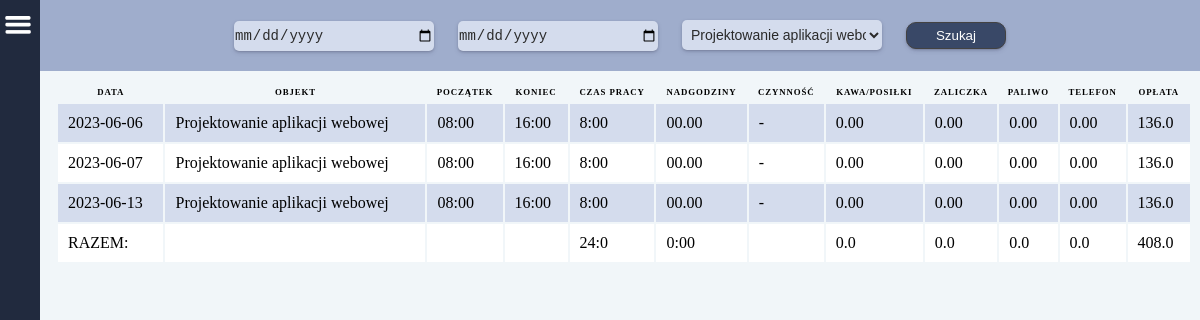
The page /workobject_raport/1/58/ on the database as committed earlier.
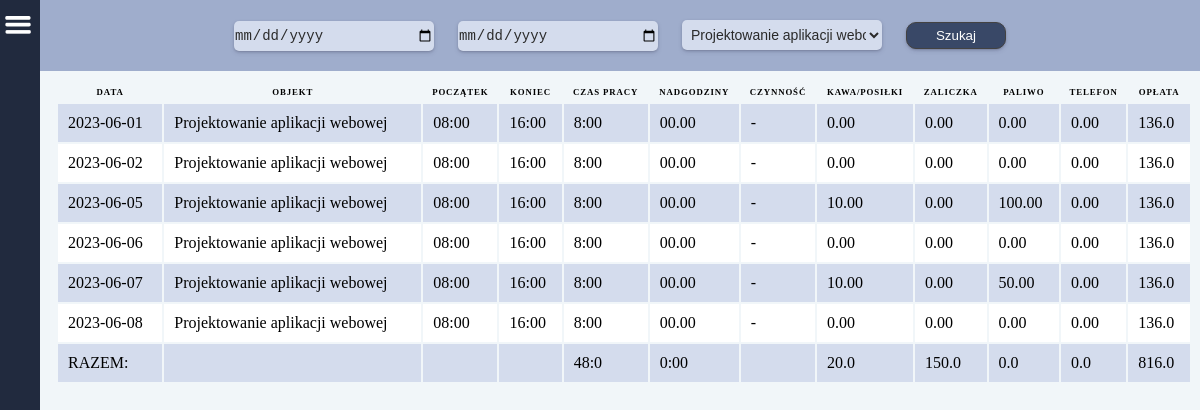
The same page on the database as committed later.
### main/models.py (models this page shows, shortened)
class WorkObject(models.Model):
    name = models.CharField(
        null=True,
        max_length=150,
    )
    coffee_food = models.FloatField(
        null=True,
        default=0.00,
        verbose_name='Kawa/Posiłki',
    )
    user = models.ManyToManyField(
        CustomUser,
    )

class Work(models.Model):
    date = models.CharField(
        null=False,
        default='00-00-00',
        max_length=8,
        verbose_name='Data',
    )
    username = models.CharField(
        null=True,
        max_length=125,
        verbose_name='Imię użytkownika',
    )
    timestart = models.CharField(
        null=False,
        default='00:00',
        max_length=5,
        verbose_name='Początek',
    )
    timefinish = models.CharField(
        null=False,
        default='00:00',
        max_length=5,
        verbose_name='Koniec',
    )
    diff_time = models.CharField(
        null=True,
        default='00:00',
        max_length=5,
        verbose_name='Czas pracy',
    )
    over_time = models.CharField(
        null=True,
        default='00:00',
        max_length=5,
        verbose_name='Nadgodziny',
    )
    sum_time_sec = models.FloatField(
        null=True,
        default=0.00,
        verbose_name='Czas pracy razem',
    )
    sum_over_time_sec = models.CharField(
        null=True,
        default='00:00',
        max_length=5,
        verbose_name='Nadgodziny',
    )
    work_object = models.CharField(
        null=True,
        max_length=100,
        verbose_name='Miejsce pracy',
    )
    work_type = models.CharField(
        null=True,
        max_length=100,
        verbose_name='Czynność',
    )
    coffee_food = models.CharField(
        null=True,
        max_length=100,
        verbose_name='Kawa/Posiłki',
    )
    fuel = models.CharField(
        null=True,
        max_length=100,
        verbose_name='Paliwo',
    )
    prepayment = models.CharField(
        null=True,
        max_length=100,
        verbose_name='Zaliczka',
    )
    phone_costs = models.CharField(
        null=True,
        max_length=100,
        verbose_name='Telefon',
    )
    payment = models.CharField(
        null=True,
        default=0.00,
        max_length=100,
        verbose_name='Kwota',
    )
    payment_hour = models.FloatField(
        default=0,
        verbose_name='Stawka za godzinę',
    )
    user = models.ManyToManyField(
        CustomUser,
    )
    work_objects = models.ManyToManyField(
        'WorkObject'
    )

### main/views.py (the view)
# urls.py: path('workobject_raport/<user_pk>/<object_pk>/', workObjectRaport, name='workobject_raport'),
def workObjectRaport(request, user_pk, object_pk):
    if request.method == 'POST':
        sorted_from = request.POST.get('sorted_from')
        if sorted_from:
            year, month, day = sorted_from.split('-')
            sorted_to = request.POST.get('sorted_to')
            year_, month_, day_ = sorted_to.split('-')
            start = datetime(int(year), int(month), int(day))
            end = datetime(int(year_), int(month_), int(day_))
            work_object = WorkObject.objects.get(
                pk=object_pk,
                )
            work_by_date = Work.objects.filter(
                user__id=user_pk,
                date__range=(start, end),
                work_object=work_object.name,
            ).order_by('date')
            total_coffee_food = Work.objects.filter(date__range=(start, end), user__id=user_pk, work_object=work_object.name,).aggregate(total_coffee_food=Sum('coffee_food'))['total_coffee_food']
            total_fuel = Work.objects.filter(date__range=(start, end), user__id=user_pk, work_object=work_object.name,).aggregate(total_fuel=Sum('fuel'))['total_fuel']
            total_prepayment = Work.objects.filter(date__range=(start, end), user__id=user_pk, work_object=work_object.name,).aggregate(total_prepayment=Sum('prepayment'))['total_prepayment']
            total_phone_costs = Work.objects.filter(date__range=(start, end), user__id=user_pk, work_object=work_object.name,).aggregate(total_phone_costs=Sum('phone_costs'))['total_phone_costs']
            total_payment = Work.objects.filter(date__range=(start, end), user__id=user_pk, work_object=work_object.name,).aggregate(total_payment=Sum('payment'))['total_payment']
            total_sum_time_sec = Work.objects.filter(date__range=(start, end), user__id=user_pk, work_object=work_object.name,).aggregate(total_sum_time_sec=Sum('sum_time_sec'))['total_sum_time_sec']
            total_sum_over_time_sec = Work.objects.filter(date__range=(start, end), user__id=user_pk, work_object=work_object.name,).aggregate(total_sum_over_time_sec=Sum('sum_over_time_sec'))['total_sum_over_time_sec']
            if total_sum_time_sec:
                total_hours = total_sum_time_sec // 3600
                total_sec = total_sum_time_sec % 3600
                total_min = total_sec // 60
                total_work_time = f'{int(total_hours)}:{int(total_min)}'
            else:
                total_work_time = '0:00'
            if total_sum_over_time_sec:
                total_hours = total_sum_over_time_sec // 3600
                total_sec = total_sum_over_time_sec % 3600
                total_min = total_sec // 60
                if total_min < 10 or total_min == 0.0:
                    total_work_over_time = f'{int(total_hours)}:0{int(total_min)}'
                else:
                    total_work_over_time = f'{int(total_hours)}:{int(total_min)}'
            else:
                total_work_over_time = '0:00'
    else:
        work_object = WorkObject.objects.get(
            pk=object_pk,
            )
        work_by_date = Work.objects.filter(
            user__id=user_pk,
            work_object=work_object.name,
        ).order_by('date')
        total_coffee_food = Work.objects.filter(user__id=user_pk, work_object=work_object.name,).aggregate(total_coffee_food=Sum('coffee_food'))['total_coffee_food']
        total_fuel = Work.objects.filter(user__id=user_pk, work_object=work_object.name,).aggregate(total_fuel=Sum('fuel'))['total_fuel']
        total_prepayment = Work.objects.filter(user__id=user_pk, work_object=work_object.name,).aggregate(total_prepayment=Sum('prepayment'))['total_prepayment']
        total_phone_costs = Work.objects.filter(user__id=user_pk, work_object=work_object.name,).aggregate(total_phone_costs=Sum('phone_costs'))['total_phone_costs']
        total_payment = Work.objects.filter(user__id=user_pk, work_object=work_object.name,).aggregate(total_payment=Sum('payment'))['total_payment']
        total_sum_time_sec = Work.objects.filter(user__id=user_pk, work_object=work_object.name,).aggregate(total_sum_time_sec=Sum('sum_time_sec'))['total_sum_time_sec']
        total_sum_over_time_sec = Work.objects.filter(user__id=user_pk, work_object=work_object.name,).aggregate(total_sum_over_time_sec=Sum('sum_over_time_sec'))['total_sum_over_time_sec']
        if total_sum_time_sec:
            total_hours = total_sum_time_sec // 3600
            total_sec = total_sum_time_sec % 3600
            total_min = total_sec // 60
            total_work_time = f'{int(total_hours)}:{int(total_min)}'
        else:
            total_work_time = '0:00'
        if total_sum_over_time_sec:
            total_hours = total_sum_over_time_sec // 3600
            total_sec = total_sum_over_time_sec % 3600
            total_min = total_sec // 60
            if total_min < 10 or total_min == 0.0:
                total_work_over_time = f'{int(total_hours)}:0{int(total_min)}'
            else:
                total_work_over_time = f'{int(total_hours)}:{int(total_min)}'
        else:
            total_work_over_time = '0:00'
        if total_coffee_food is None and \
           total_prepayment is None and \
           total_fuel is None and \
           total_phone_costs is None and \
           total_payment is None:
            total_coffee_food = 0.00
            total_prepayment = 0.00
            total_fuel = 0.00
            total_phone_costs = 0.00
            total_payment = 0.00
    context = {
        'work_by_date': work_by_date,
        'work_object': work_object,
        'total_coffee_food': total_coffee_food,
        'total_fuel': total_fuel,
        'total_prepayment': total_prepayment,
        'total_phone_costs': total_phone_costs,
        'total_payment': total_payment,
        'total_work_time': total_work_time,
        'total_work_over_time': total_work_over_time,
    }
    return render(request, 'workobject_raport.html', context)

### main/templates/workobject_raport.html (shortened to what this page needs)
{% extends 'base.html' %}
{% load static %}
    {% block content %}
    <div class="page-container">
        <div class="filter-container">
            <form method="POST">
                <input class="input_" name="sorted_from" id="datetimepicker" type="date">
                <input class="input_" name="sorted_to" id="datetimepicker" type="date">
                <select class="input_" name="work_object">
                    <option value="{{work_object.name}}">{{work_object.name}}</option>
                </select>
                <button class="btn"><p class="btn-title">Szukaj</p></button>
            </form>
        </div>
        <div class="container">
            <table>
                <thead>
                    <tr>
                        <th>Data</th>
                        <th>Objekt</th>
                        <th>Początek</th>
                        <th>Koniec</th>
                        <th>Czas pracy</th>
                        <th>Nadgodziny</th>
                        <th>Czynność</th>
                        <th>Kawa/Posiłki</th>
                        <th>Zaliczka</th>
                        <th>Paliwo</th>
                        <th>Telefon</th>
                        <th>Opłata</th>
                    </tr>
                </thead>
                {% for work in work_by_date %}
                    <tr>
                        <td class="odd" data-label="Data">{{work.date}}</td>
                        <td class="even" data-label="Objekt">{{work.work_object}}</td>
                        <td class="odd" data-label="Początek">{{work.timestart}}</td>
                        <td class="even" data-label="Koniec">{{work.timefinish}}</td>
                        <td class="odd" data-label="Czas pracy">{{work.diff_time}}</td>
                        <td class="even" data-label="Nadgodziny">{{work.over_time}}</td>
                        {% if work.work_type %}
                            <td class="odd" data-label="Czynność">{{work.work_type}}</td>
                        {% else %}
                            <td class="odd" data-label="Czynność"> - </td>
                        {% endif %}
                        <td class="even" data-label="Kawa/Posiłki">{{work.coffee_food}}</td>
                        <td class="odd" data-label="Zaliczka">{{work.prepayment}}</td>
                        <td class="even" data-label="Paliwo">{{work.fuel}}</td>
                        <td class="odd" data-label="Telefon">{{work.phone_costs}}</td>
                        <td class="even" data-label="Opłata">{{work.payment}}</td>
                    </tr>
                {% endfor %}
                    <tr>
                        <td>RAZEM:</td>
                        <td></td>
                        <td></td>
                        <td></td>
                        <td data-label="Czas pracy">{{total_work_time}}</td>
                        <td data-label="Nadgodziny">{{total_work_over_time}}</td>
                        <td ></td>
                        <td data-label="Kawa/Posiłki">{{total_coffee_food}}</td>
                        <td data-label="Zaliczka">{{total_fuel}}</td>
                        <td data-label="Paliwo">{{total_prepayment}}</td>
                        <td data-label="Telefon">{{total_phone_costs}}</td>
                        <td data-label="Opłata">{{total_payment}}</td>
                    </tr>
            </table>
        </div>
    </div>
    {% endblock %}

### templates/base.html (shortened to what this page needs)
{% load static %}
<!DOCTYPE html>
<html lang="en">
<head>
    <link rel="stylesheet" href="{% static 'css/base.css' %}">
    <link rel="stylesheet" href="{% static 'css/login.css' %}">
    <link rel="stylesheet" href="{% static 'css/user_work.css' %}">
    <link rel="stylesheet" href="{% static 'css/create_work_object.css' %}">
    <link rel="stylesheet" href="{% static 'css/work_object.css' %}">
    <link rel="stylesheet" href="{% static 'css/vacations.css' %}">
    <link rel="stylesheet" href="{% static 'css/add_vacation.css' %}">
    <link rel="stylesheet" href="{% static 'css/templatetags.css' %}">
    <link rel="stylesheet" href="{% static 'css/pagination.css' %}">
    <link rel="stylesheet" href="{% static 'css/alert.css' %}">
    <link rel="stylesheet" href="{% static 'css/home.css' %}">
    <link rel="stylesheet" href="{% static 'css/raports.css' %}">
</head>
<body>
    <div class="base">
        {% include 'header.html' %}
        {% block content %}{% endblock %}
    </div>
</body>
</html>

### templates/header.html (shortened to what this page needs)
{% load static %}
{% load vacation_requests %}
{% load messages %}
<!DOCTYPE html>
<html lang="en">
<head>
</head>
<body>
    <div id="header-container">
        <img
            src="{% static 'images/menu.png' %}"
            id="toggle_menu"
            width="30" height="30"
            onclick="toggleMenu()"
        >
        <div class="block"><a href="">Logo</a></div>
        <div class="block">
            <ul class="navbar">
                <li class="nav-el"><a href="{% url 'user' request.user.pk %}">PROFIL</a></li>
                <li class="nav-el"><a href="{% url 'home' %}">HOME</a></li>
                <li class="nav-el">
                </li>
                {% if request.user.is_superuser %}
                    <li class="nav-el"><a href="{% url 'all_users' %}">PRACOWNICY</a></li>
                    <li class="dropdown nav-el">
                        <a class="tags_cont_mini" onclick="toggleDropdown(event)">
                            URLOPY <span class="header_quantity">{% request_quantity %}</span>
                        </a>
                        <ul class="dropdown-menu">
                            <li class="nav-el"><a href="{% url 'vacations' request.user.pk %}"> - Moje urlopy</a></li>
                            <li class="nav-el" id="req">
                                <a href="{% url 'allVacationRequests' %}" class="tags_cont_mini">
                                    - Wnioski <span class="header_quantity">{% request_quantity %}</span>
                                </a>
                            </li>
                        </ul>
                    </li>
                {% else %}
                    <li class="nav-el"><a href="{% url 'vacations' request.user.pk %}">URLOPY</a></li>
                {% endif %}
                <li class="nav-el" id="raports"><a href="{% url 'raports' %}">RAPORTY</a></li>
            </ul>
        </div>
        <div class="block">
        </div>
    </div>
</body>
</html>

Rows that differ between the two databases and show on the page:
removed Work: date "2023-06-07", work_object "Projektowanie aplikacji webowej", timestart "08:00", timefinish "16:00", diff_time "8:00", over_time "00.00", coffee_food "0.00", prepayment "0.00", fuel "0.00", phone_costs "0.00", payment "136.0"
removed Work: date "2023-06-13", work_object "Projektowanie aplikacji webowej", timestart "08:00", timefinish "16:00", diff_time "8:00", over_time "00.00", coffee_food "0.00", prepayment "0.00", fuel "0.00", phone_costs "0.00", payment "136.0"
added Work: date "2023-06-01", work_object "Projektowanie aplikacji webowej", timestart "08:00", timefinish "16:00", diff_time "8:00", over_time "00.00", coffee_food "0.00", prepayment "0.00", fuel "0.00", phone_costs "0.00", payment "136.0"
added Work: date "2023-06-02", work_object "Projektowanie aplikacji webowej", timestart "08:00", timefinish "16:00", diff_time "8:00", over_time "00.00", coffee_food "0.00", prepayment "0.00", fuel "0.00", phone_costs "0.00", payment "136.0"
added Work: date "2023-06-05", work_object "Projektowanie aplikacji webowej", timestart "08:00", timefinish "16:00", diff_time "8:00", over_time "00.00", coffee_food "10.00", prepayment "0.00", fuel "100.00", phone_costs "0.00", payment "136.0"
added Work: date "2023-06-07", work_object "Projektowanie aplikacji webowej", timestart "08:00", timefinish "16:00", diff_time "8:00", over_time "00.00", coffee_food "10.00", prepayment "0.00", fuel "50.00", phone_costs "0.00", payment "136.0"
added Work: date "2023-06-08", work_object "Projektowanie aplikacji webowej", timestart "08:00", timefinish "16:00", diff_time "8:00", over_time "00.00", coffee_food "0.00", prepayment "0.00", fuel "0.00", phone_costs "0.00", payment "136.0"
Other text that changed with them:
{{ total_work_time }}: "24:0" → "48:0"
{{ total_coffee_food }}: "0.0" → "20.0"
{{ total_fuel }}: "0.0" → "150.0"
{{ total_payment }}: "408.0" → "816.0"
